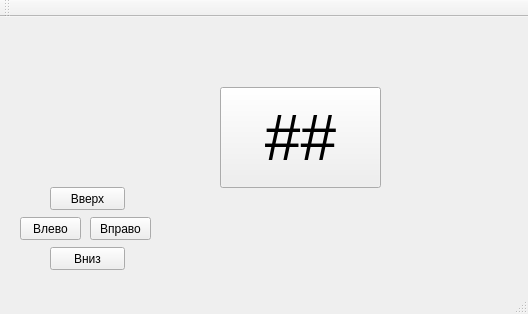
<?xml version="1.0" encoding="UTF-8"?>
<ui version="4.0">
 <class>MainWindow</class>
 <widget class="QMainWindow" name="MainWindow">
  <property name="geometry">
   <rect>
    <x>0</x>
    <y>0</y>
    <width>528</width>
    <height>314</height>
   </rect>
  </property>
  <property name="windowTitle">
   <string>MainWindow</string>
  </property>
  <property name="styleSheet">
   <string notr="true"/>
  </property>
  <widget class="QWidget" name="centralWidget">
   <widget class="QPushButton" name="pushButton">
    <property name="geometry">
     <rect>
      <x>220</x>
      <y>70</y>
      <width>161</width>
      <height>101</height>
     </rect>
    </property>
    <property name="font">
     <font>
      <pointsize>48</pointsize>
     </font>
    </property>
    <property name="text">
     <string>##</string>
    </property>
   </widget>
   <widget class="QPushButton" name="upButton">
    <property name="geometry">
     <rect>
      <x>50</x>
      <y>170</y>
      <width>75</width>
      <height>23</height>
     </rect>
    </property>
    <property name="text">
     <string>Вверх</string>
    </property>
   </widget>
   <widget class="QPushButton" name="leftButton">
    <property name="geometry">
     <rect>
      <x>20</x>
      <y>200</y>
      <width>61</width>
      <height>23</height>
     </rect>
    </property>
    <property name="text">
     <string>Влево</string>
    </property>
   </widget>
   <widget class="QPushButton" name="rightButton">
    <property name="geometry">
     <rect>
      <x>90</x>
      <y>200</y>
      <width>61</width>
      <height>23</height>
     </rect>
    </property>
    <property name="text">
     <string>Вправо</string>
    </property>
   </widget>
   <widget class="QPushButton" name="downButton">
    <property name="geometry">
     <rect>
      <x>50</x>
      <y>230</y>
      <width>75</width>
      <height>23</height>
     </rect>
    </property>
    <property name="text">
     <string>Вниз</string>
    </property>
   </widget>
  </widget>
  <widget class="QMenuBar" name="menuBar">
   <property name="geometry">
    <rect>
     <x>0</x>
     <y>0</y>
     <width>528</width>
     <height>21</height>
    </rect>
   </property>
  </widget>
  <widget class="QToolBar" name="mainToolBar">
   <attribute name="toolBarArea">
    <enum>TopToolBarArea</enum>
   </attribute>
   <attribute name="toolBarBreak">
    <bool>false</bool>
   </attribute>
  </widget>
  <widget class="QStatusBar" name="statusBar"/>
 </widget>
 <layoutdefault spacing="6" margin="11"/>
 <resources/>
 <connections/>
</ui>
